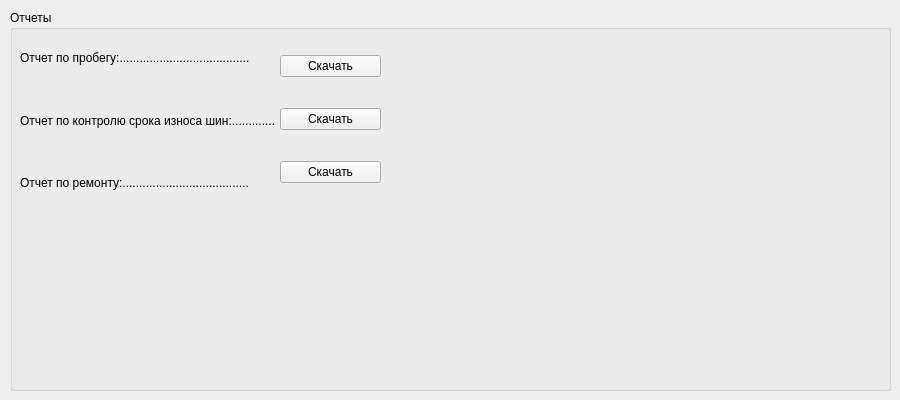
      <widget class="QWidget" name="tab_4">
       <attribute name="title">
        <string>Отчеты</string>
       </attribute>
       <widget class="QGroupBox" name="groupBox_2">
        <property name="geometry">
         <rect>
          <x>10</x>
          <y>10</y>
          <width>881</width>
          <height>381</height>
         </rect>
        </property>
        <property name="title">
         <string>Отчеты</string>
        </property>
        <widget class="QWidget" name="layoutWidget">
         <property name="geometry">
          <rect>
           <x>10</x>
           <y>20</y>
           <width>255</width>
           <height>181</height>
          </rect>
         </property>
         <layout class="QVBoxLayout" name="verticalLayout_12">
          <item>
           <layout class="QHBoxLayout" name="horizontalLayout_35">
            <item>
             <widget class="QLabel" name="label_61">
              <property name="text">
               <string>Отчет по пробегу:.......................................</string>
              </property>
             </widget>
            </item>
           </layout>
          </item>
          <item>
           <layout class="QHBoxLayout" name="horizontalLayout_32">
            <item>
             <widget class="QLabel" name="label_55">
              <property name="text">
               <string>Отчет по контролю срока износа шин:.............</string>
              </property>
             </widget>
            </item>
           </layout>
          </item>
          <item>
           <layout class="QHBoxLayout" name="horizontalLayout_34">
            <item>
             <widget class="QLabel" name="label_59">
              <property name="text">
               <string>Отчет по ремонту:......................................</string>
              </property>
             </widget>
            </item>
           </layout>
          </item>
         </layout>
        </widget>
        <widget class="QWidget" name="layoutWidget">
         <property name="geometry">
          <rect>
           <x>270</x>
           <y>20</y>
           <width>101</width>
           <height>181</height>
          </rect>
         </property>
         <layout class="QVBoxLayout" name="verticalLayout_13">
          <item>
           <layout class="QHBoxLayout" name="horizontalLayout_37">
            <item>
             <widget class="QPushButton" name="btnSave_Probeg">
              <property name="text">
               <string>Скачать</string>
              </property>
             </widget>
            </item>
           </layout>
          </item>
          <item>
           <layout class="QHBoxLayout" name="horizontalLayout_38">
            <item>
             <widget class="QPushButton" name="btnSave_tyres">
              <property name="text">
               <string>Скачать</string>
              </property>
             </widget>
            </item>
           </layout>
          </item>
          <item>
           <layout class="QHBoxLayout" name="horizontalLayout_40">
            <item>
             <widget class="QPushButton" name="btnSave_remont">
              <property name="text">
               <string>Скачать</string>
              </property>
             </widget>
            </item>
           </layout>
          </item>
         </layout>
        </widget>
       </widget>
      </widget>
